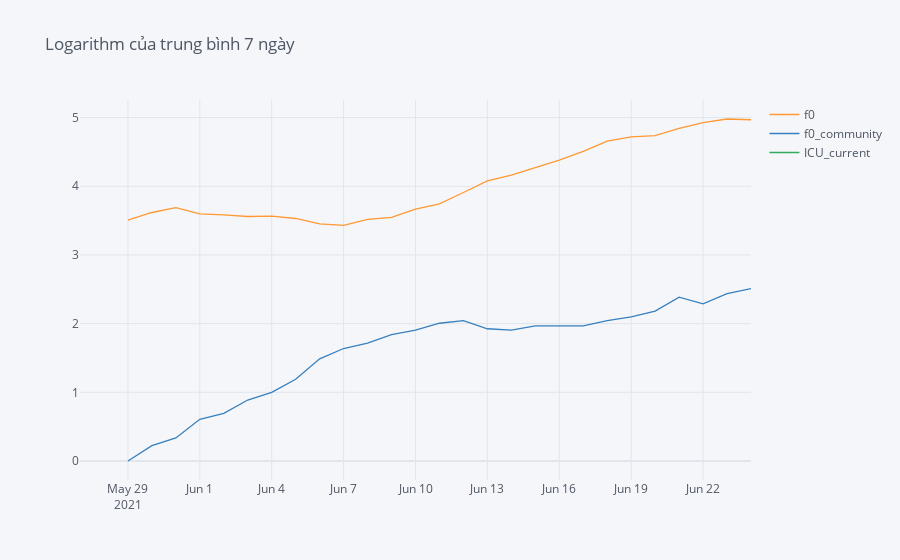

The cell this chart's notebook holds for it:
### Code cell
get_transformed_data(cases).iplot(title ="Logarithm của trung bình 7 ngày")

### Figure 1 — Plotly figure (JSON) as saved in the notebook; plotly's stock layout.template omitted (floating-point values rounded to 4 significant figures)
{"data": [{"line": {"color": "rgba(255, 153, 51, 1.0)", "dash": "solid", "shape": "linear", "width": 1.3}, "mode": "lines", "name": "f0", "text": "", "type": "scatter", "x": ["2021-05-27", "2021-05-28", "2021-05-29", "2021-05-30", "2021-05-31", "2021-06-01", "2021-06-02", "2021-06-03", "2021-06-04", "2021-06-05", "2021-06-06", "2021-06-07", "2021-06-08", "2021-06-09", "2021-06-10", "2021-06-11", "2021-06-12", "2021-06-13", "2021-06-14", "2021-06-15", "2021-06-16", "2021-06-17", "2021-06-18", "2021-06-19", "2021-06-20", "2021-06-21", "2021-06-22", "2021-06-23", "2021-06-24"], "y": ["", "", 3.507, 3.618, 3.689, 3.597, 3.584, 3.559, 3.563, 3.531, 3.452, 3.429, 3.518, 3.547, 3.667, 3.744, 3.909, 4.078, 4.161, 4.269, 4.38, 4.508, 4.657, 4.717, 4.736, 4.841, 4.926, 4.979, 4.968]}, {"line": {"color": "rgba(55, 128, 191, 1.0)", "dash": "solid", "shape": "linear", "width": 1.3}, "mode": "lines", "name": "f0_community", "text": "", "type": "scatter", "x": ["2021-05-27", "2021-05-28", "2021-05-29", "2021-05-30", "2021-05-31", "2021-06-01", "2021-06-02", "2021-06-03", "2021-06-04", "2021-06-05", "2021-06-06", "2021-06-07", "2021-06-08", "2021-06-09", "2021-06-10", "2021-06-11", "2021-06-12", "2021-06-13", "2021-06-14", "2021-06-15", "2021-06-16", "2021-06-17", "2021-06-18", "2021-06-19", "2021-06-20", "2021-06-21", "2021-06-22", "2021-06-23", "2021-06-24"], "y": ["", "", 0, 0.2231, 0.3365, 0.6061, 0.6931, 0.8873, 0.9985, 1.19, 1.488, 1.638, 1.718, 1.838, 1.904, 2.005, 2.043, 1.925, 1.904, 1.966, 1.966, 1.966, 2.043, 2.097, 2.181, 2.385, 2.288, 2.436, 2.508]}, {"line": {"color": "rgba(50, 171, 96, 1.0)", "dash": "solid", "shape": "linear", "width": 1.3}, "mode": "lines", "name": "ICU_current", "text": "", "type": "scatter", "x": ["2021-05-27", "2021-05-28", "2021-05-29", "2021-05-30", "2021-05-31", "2021-06-01", "2021-06-02", "2021-06-03", "2021-06-04", "2021-06-05", "2021-06-06", "2021-06-07", "2021-06-08", "2021-06-09", "2021-06-10", "2021-06-11", "2021-06-12", "2021-06-13", "2021-06-14", "2021-06-15", "2021-06-16", "2021-06-17", "2021-06-18", "2021-06-19", "2021-06-20", "2021-06-21", "2021-06-22", "2021-06-23", "2021-06-24"], "y": ["", "", "", "", "", "", "", "", "", "", "", "", "", "", "", "", "", "", "", "", "", "", "", "", "", "", "", "", ""]}], "layout": {"legend": {"bgcolor": "#F5F6F9", "font": {"color": "#4D5663"}}, "paper_bgcolor": "#F5F6F9", "plot_bgcolor": "#F5F6F9", "title": {"font": {"color": "#4D5663"}, "text": "Logarithm của trung bình 7 ngày"}, "xaxis": {"gridcolor": "#E1E5ED", "showgrid": true, "tickfont": {"color": "#4D5663"}, "title": {"font": {"color": "#4D5663"}, "text": ""}, "zerolinecolor": "#E1E5ED"}, "yaxis": {"gridcolor": "#E1E5ED", "showgrid": true, "tickfont": {"color": "#4D5663"}, "title": {"font": {"color": "#4D5663"}, "text": ""}, "zerolinecolor": "#E1E5ED"}}}
